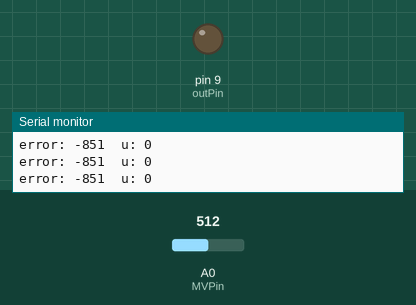
This sketch was run on a simulated Arduino Uno, built with avr-gcc and run on an emulated ATmega328P. On the bench: output pins drawn as LEDs (lit = HIGH), the last lines printed to the serial monitor. The inputs (shaded band) are chosen by the test bench; at power-on: A0 (MVPin) = 512.

Above: at 1.2 s.
1.3 s: A0 (MVPin) set to 122
At 1.7 s:
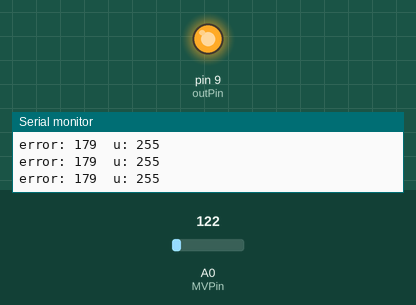
2.8 s: A0 (MVPin) set to 166
5.8 s: A0 (MVPin) set to 181
8.8 s: A0 (MVPin) set to 716
At 9.5 s:
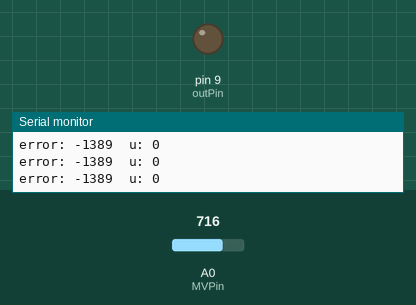
Timing chart, 0 to 11.3 s (numbered marks = the images above; inputs shaded):
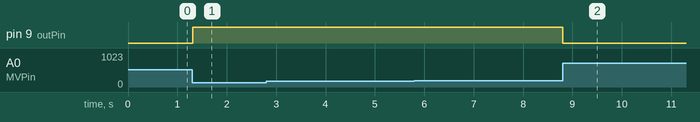

The sketch:

DigitalLab.ino
```cpp
const int MVPin = A0;
const int outPin = 9;
int DV=500;
int minError = DV - 2700;
int maxError = DV;
int MV;
int MVD;
int error, errorLast;
float D = 0, I = 0;
float Ts = 0.01;
int u;
int Kp = 15, Kd = 0.1, Ki = 1;
void setup() {
  // put your setup code here, to run once:
  pinMode(MVPin, INPUT);
  pinMode(outPin, OUTPUT);
  Serial.begin(9600);
}

void loop() {
  // put your main code here, to run repeatedly:
  MV = analogRead(MVPin);
  MVD = map(MV,0,1023,0,2700);
  errorLast = error;
  error = (DV - MVD);
  D = (error - errorLast)/Ts;
  I +=  error*Ts;
  if( I > 65535){
    I = 65535;
  }
  else if( I < -65535){
    I = -65535;
  }
  if(I * error < 0 ) {
    I = 0;
  }

  u = map((error*Kp) + (D*Kd) + (I*Ki), minError, maxError, 0, 255);
  if(u > 255)
    u = 255;
  else if(u < 0)
    u = 0;
  analogWrite(outPin, u);
  delay(Ts * 1000);
  char str[50];
  sprintf(str,"error: %d\tu: %d",error, u);
  Serial.println(str);
}
```

Measured:
- after the input at 1.3 s, pin 9 (outPin): LOW → HIGH at once
- after the input at 8.8 s, pin 9 (outPin): HIGH → LOW at once
